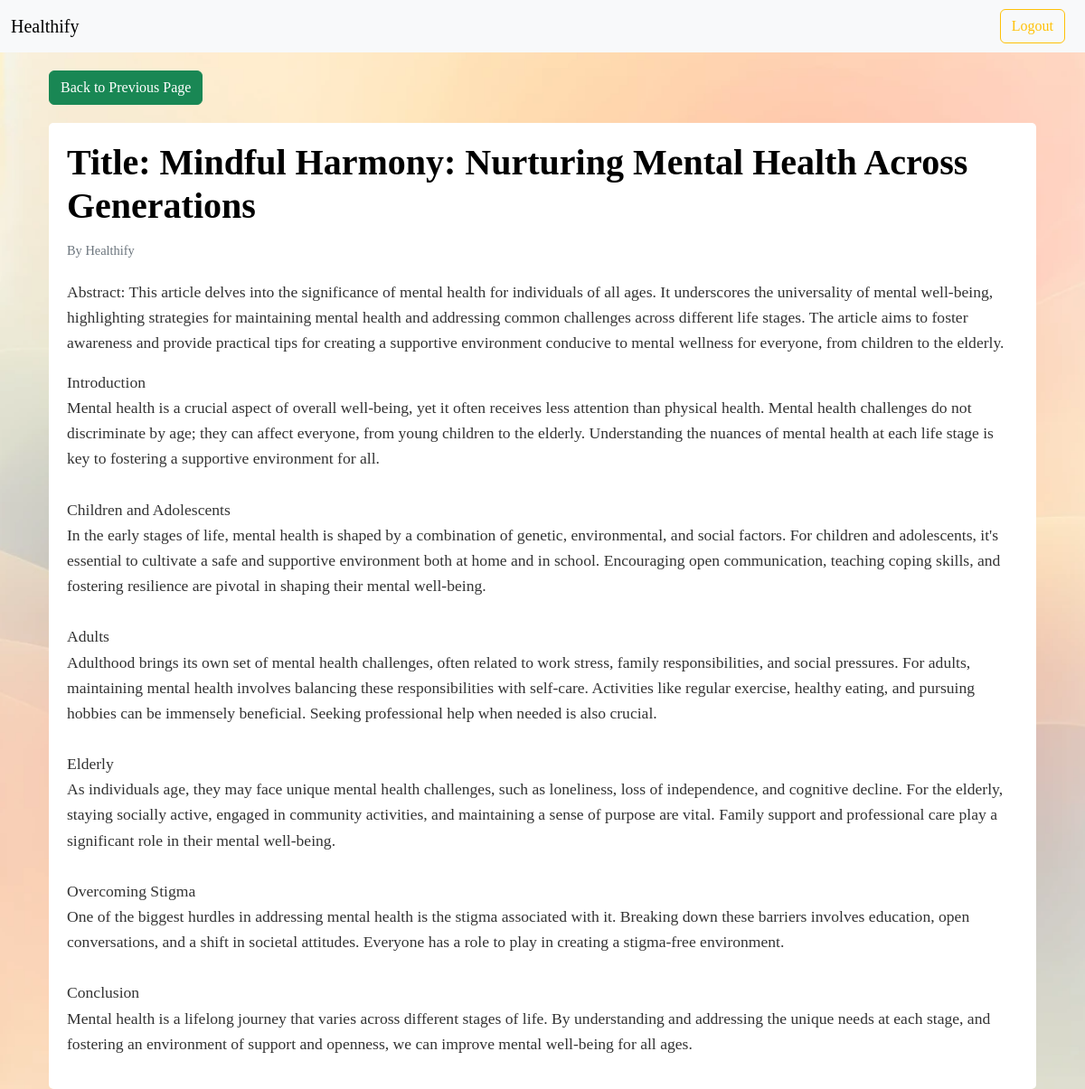
The page /healthifyArticles/4 (signed in) on the database its author committed.
### models.py (models this page shows)
class article(db.Model):
    __tablename__="article"
    id = db.Column(db.Integer, primary_key = True)
    title = db.Column(db.String(60), nullable = False)
    abstract = db.Column(db.String(420), nullable = False)
    content = db.Column(db.String(1024), nullable = False)
    imagepath = db.Column(db.String(255), nullable=False)
    impressions = db.Column(db.Integer, default = 0)
    CreatorId = db.Column(db.Integer, db.ForeignKey('User.id'), nullable = False)
    creator = db.Column(db.String(35), nullable = False)
    status = db.Column(db.String(12), default="pending")

### routes.py (the view)
@app.route('/healthifyArticles/<int:articleId>')
@auth_required
def readArticle(articleId):
    user = User.query.get(session["user_id"])
    art = db.session.query(article).filter_by(id = articleId).one()
    return render_template("readArticle.html", article = art, user = user)

### routes.py (called while the page is built)
def auth_required(func):
    @wraps(func)
    def inner(*args, **kwargs):
        if "user_id" not in session:
            flash("Login required.", 'danger')
            return redirect(url_for("login"))
        return func(*args, **kwargs)
    return inner

### templates/readArticle.html (shortened to what this page needs)
{% extends 'layout.html' %}
{% block content %}
<body>
    <div class="container">
        <div class="back-button">
            <button onclick="history.back()" class="btn btn-success">Back to Previous Page</button>
        </div>
        <div class="article-container">
            <h1 class="article-title">Title: {{article.title}}</h1>
            <p class="article-creator">By {{article.creator}}</p>
            <p class="article-abstract">Abstract: {{article.abstract}}</p>
            <div class="article-content">
                <p style="white-space: pre-line;">{{article.content}}</p>
            </div>
        </div>
    </div>
</body>
{% endblock %}

### templates/layout.html (style rules this page uses)
body { margin: 0; padding: 0; font-family: 'Balsamiq Sans', 'cursive'; background-color: #454f58; background: center/cover no-repeat url('../static/icons/bg6.jpg'); background-repeat: no-repeat; color: black; }

### templates/readArticle.html (style rules this page uses)
body { background-color: #f8f9fa; background: center/cover no-repeat url('../static/icons/bg14.png'); background-repeat: no-repeat; }
.article-container { background: white; border-radius: 5px; padding: 20px; margin-top: 20px; }
.article-title { font-weight: bold; margin-bottom: 15px; }
.article-content, .article-abstract { font-size: 1.1em; line-height: 1.6; color: #333; }
.article-creator { font-size: 0.9em; color: #6c757d; margin-bottom: 20px; }
.back-button { margin-top: 20px; margin-bottom: 20px; }

### rows shown on the page
article: title "Mindful Harmony: Nurturing Mental Health Across Generations", creator "Healthify", abstract "This article delves into the significance of mental health for individuals of all ages. It underscores the universality of mental well-being, highlighting strategies for maintaining mental health and addressing common challenges across different life stages. The article aims to foster awareness and provide practical tips for creating a supportive environment conducive to mental wellness for everyone, from children to the elderly.", content "Introduction Mental health is a crucial aspect of overall well-being, yet it often receives less attention than physical health. Mental health challenges do not discriminate by age; they can affect everyone, from young children to the elderly. Understanding the nuances of mental health at each life stage is key to fostering a supportive environment for all. Children and Adolescents In the early stages of life, mental health is shaped by a combination of genetic, environmental, and social factors. For children and adolescents, it's essential to cultivate a safe and supportive environment both at home and in school. Encouraging open communication, teaching coping skills, and fostering…"
